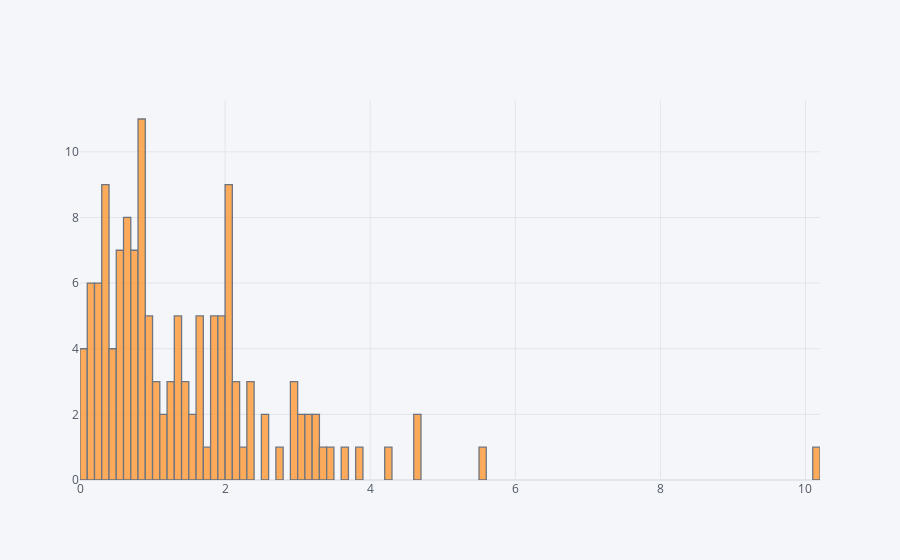

The notebook cell this image was saved under:
### Code cell
df1['military_strength_power_index'].iplot(kind='hist', bins=200)

### Figure 1 — Plotly figure (JSON) as saved in the notebook; plotly's stock layout.template omitted (floating-point values rounded to 4 significant figures; data arrays with more than 128 entries replaced by an {"elided": "..."} marker saying what was removed)
{"data": [{"histfunc": "count", "histnorm": "", "marker": {"color": "rgba(255, 153, 51, 1.0)", "line": {"color": "#4D5663", "width": 1.3}}, "name": "military_strength_power_index", "nbinsx": 200, "opacity": 0.8, "orientation": "v", "type": "histogram", "x": {"elided": "138 float values"}}], "layout": {"autosize": true, "barmode": "overlay", "legend": {"bgcolor": "#F5F6F9", "font": {"color": "#4D5663"}}, "paper_bgcolor": "#F5F6F9", "plot_bgcolor": "#F5F6F9", "title": {"font": {"color": "#4D5663"}}, "xaxis": {"autorange": true, "gridcolor": "#E1E5ED", "range": [1.069e-15, 10.2], "showgrid": true, "tickfont": {"color": "#4D5663"}, "title": {"font": {"color": "#4D5663"}, "text": ""}, "type": "linear", "zerolinecolor": "#E1E5ED"}, "yaxis": {"autorange": true, "gridcolor": "#E1E5ED", "range": [0, 11.58], "showgrid": true, "tickfont": {"color": "#4D5663"}, "title": {"font": {"color": "#4D5663"}, "text": ""}, "zerolinecolor": "#E1E5ED"}}}
